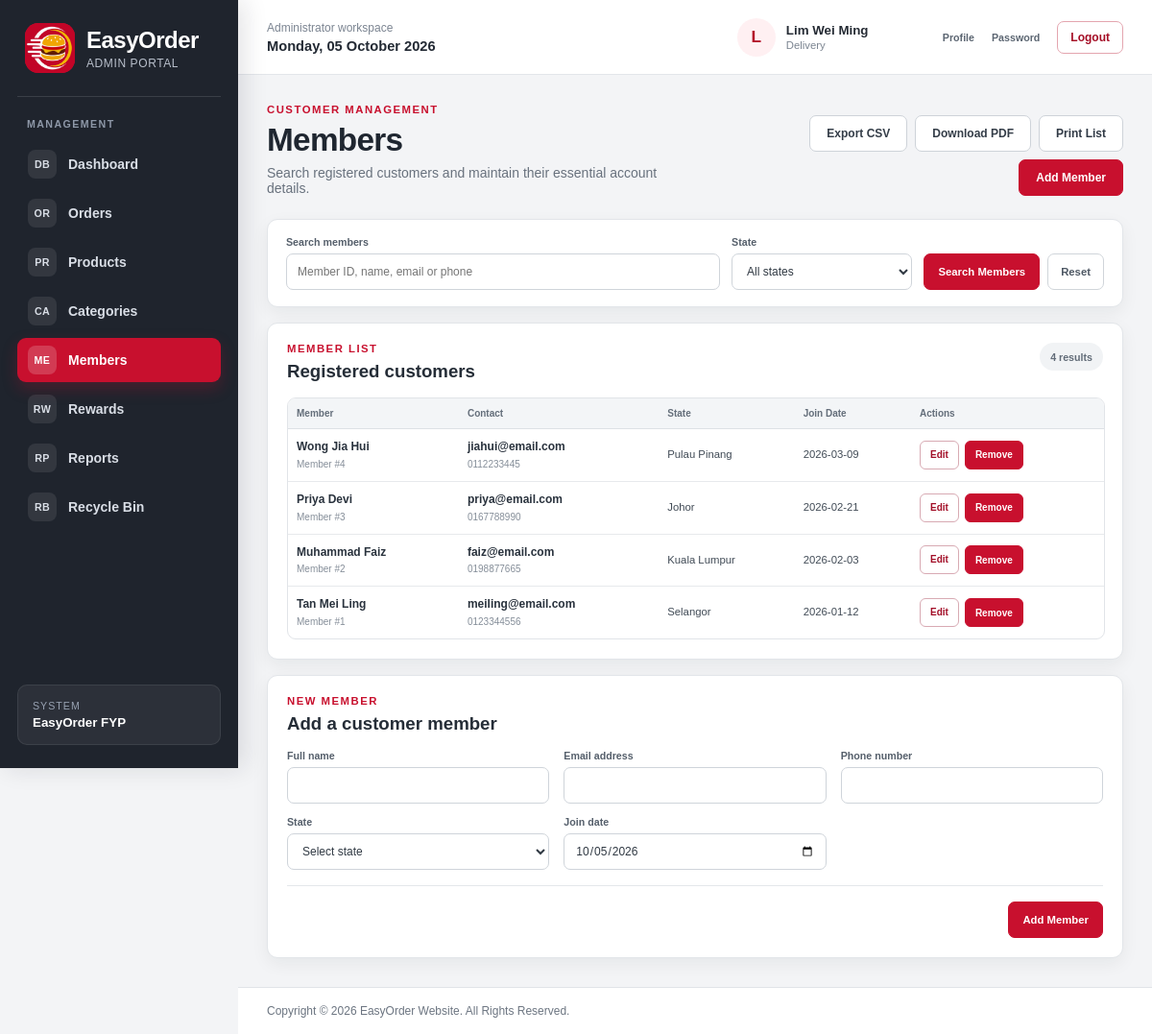
The page /admin_member.php (signed in) on the database as committed earlier.
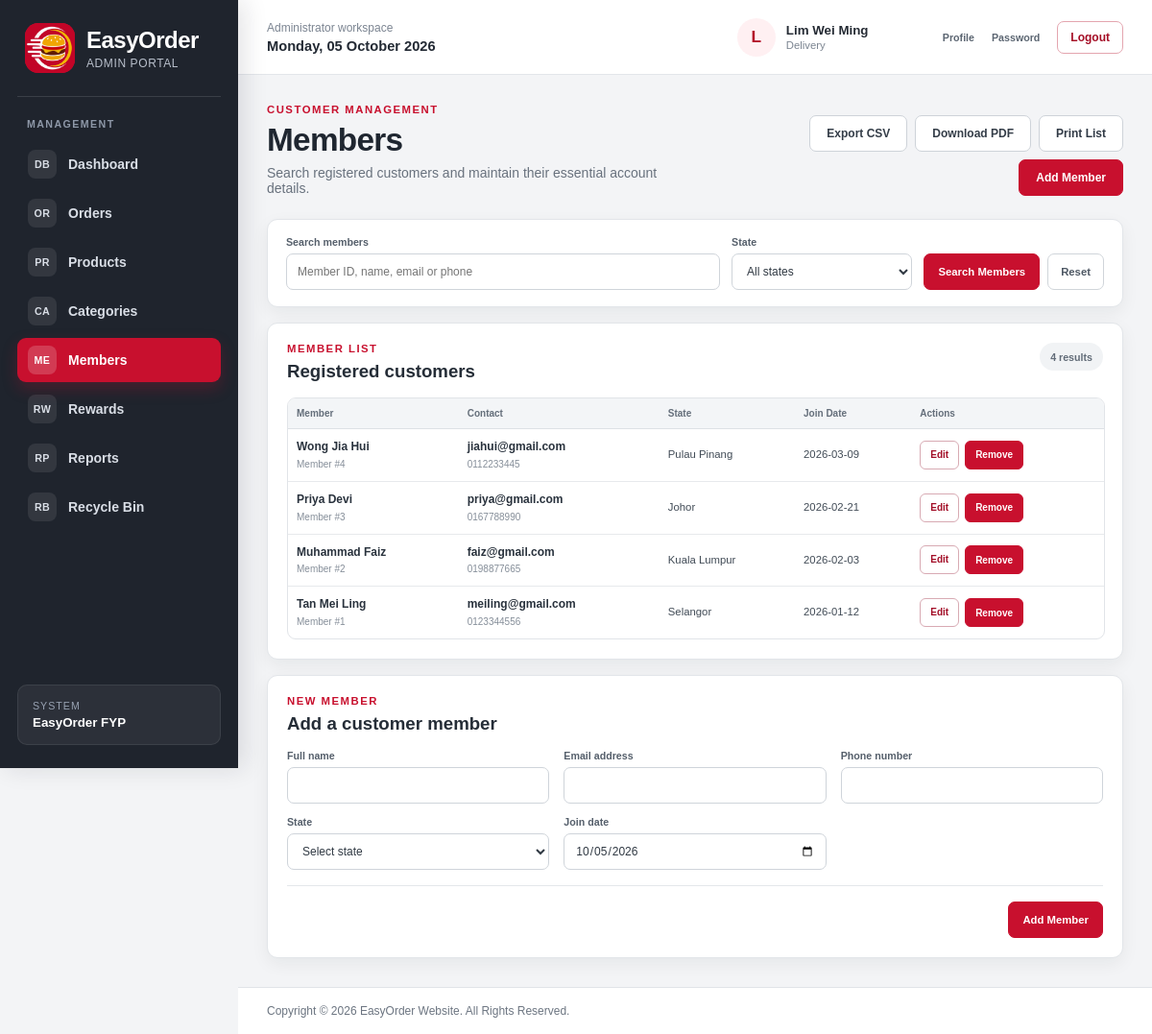
The same page on the database as committed later.
### tables this page shows
CREATE TABLE `staff` (
  `staff_id` char(5) NOT NULL,
  `staff_name` varchar(100) NOT NULL,
  `staff_role` varchar(20) NOT NULL,
  `staff_email` varchar(100) NOT NULL,
  `staff_phone` varchar(15) NOT NULL,
  `staff_password` varchar(50) NOT NULL,
  `staff_isDelete` int(1) NOT NULL DEFAULT 0
);

CREATE TABLE `member` (
  `member_id` int(11) NOT NULL,
  `member_name` varchar(100) NOT NULL,
  `member_email` varchar(100) NOT NULL,
  `member_password` varchar(255) NOT NULL,
  `member_phone` varchar(15) NOT NULL,
  `member_gender` varchar(10) NOT NULL,
  `member_dob` date NOT NULL,
  `member_address` varchar(140) NOT NULL DEFAULT '',
  `member_state` varchar(30) NOT NULL,
  `member_city` varchar(50) NOT NULL,
  `member_postcode` char(5) NOT NULL,
  `member_points` int(6) NOT NULL DEFAULT 0,
  `member_joindate` date NOT NULL,
  `member_isDelete` int(1) NOT NULL DEFAULT 0
);

### admin_member.php (the view, shortened to what this page needs)
<?php
include("dataconnection.php");
require_once("admin_shell.php");
function admin_member_html($value)
{
	return htmlspecialchars((string)$value,ENT_QUOTES,"UTF-8");
}
$search = trim((string)($_GET["search"] ?? ""));
$state_filter = trim((string)($_GET["state"] ?? ""));
$like_search = "%".$search."%";
$member_stmt = mysqli_prepare($connect,
	"SELECT member_id,member_name,member_email,member_phone,member_state,member_joindate
	 FROM member
	 WHERE member_isDelete=0
	 AND (?='' OR CAST(member_id AS CHAR) LIKE ? OR member_name LIKE ? OR member_email LIKE ? OR member_phone LIKE ?)
	 AND (?='' OR member_state=?)
	 ORDER BY member_id DESC");
$members = array();
if($member_stmt)
{
	mysqli_stmt_bind_param($member_stmt,"sssssss",$search,$like_search,$like_search,$like_search,$like_search,$state_filter,$state_filter);
	mysqli_stmt_execute($member_stmt);
	$member_result = mysqli_stmt_get_result($member_stmt);
	while($member_row = mysqli_fetch_assoc($member_result))
	{
		$members[] = $member_row;
	}
}
$editing_member = null;
$member_export_params = array("type"=>"members");
$member_export_url = "admin_export.php?".http_build_query($member_export_params);
$member_pdf_params = $member_export_params;
$member_pdf_params["format"] = "pdf";
$member_pdf_url = "admin_export.php?".http_build_query($member_pdf_params);
?>
<!DOCTYPE html>
<html lang="en">
<head>
	<link rel="stylesheet" href="style.css">
	<link rel="stylesheet" href="admin_style.css">
</head>
<body class="admin-body">
<?php easyorder_admin_shell_start("admin_member.php"); ?>
	<section class="admin-page-heading">
		<div>
			<p class="admin-eyebrow">CUSTOMER MANAGEMENT</p>
			<h1>Members</h1>
			<p>Search registered customers and maintain their essential account details.</p>
		</div>
		<div class="admin-output-actions">
			<a class="admin-secondary-link" href="<?php echo admin_member_html($member_export_url); ?>">Export CSV</a>
			<a class="admin-secondary-link" href="<?php echo admin_member_html($member_pdf_url); ?>">Download PDF</a>
			<button type="button" class="admin-secondary-button" onclick="window.print()">Print List</button>
			<a class="admin-primary-link" href="#member-editor">Add Member</a>
		</div>
	</section>
	<section class="admin-user-filter-panel">
		<form class="admin-user-filter-form" method="get" action="admin_member.php">
			<label class="admin-user-search">
				<span>Search members</span>
				<input type="search" name="search" value="<?php echo admin_member_html($search); ?>" placeholder="Member ID, name, email or phone">
			</label>
			<label>
				<span>State</span>
				<select name="state">
					<option value="">All states</option>
				</select>
			</label>
			<div class="admin-user-filter-actions">
				<button type="submit">Search Members</button>
				<a href="admin_member.php">Reset</a>
			</div>
		</form>
	</section>
	<section class="admin-user-results">
		<header class="admin-section-heading">
			<div>
				<p class="admin-eyebrow">MEMBER LIST</p>
				<h2>Registered customers</h2>
			</div>
			<span class="admin-user-result-meta"><?php echo count($members); ?> result<?php echo count($members)===1 ? "" : "s"; ?></span>
		</header>
		<div class="admin-user-table-wrap">
			<table class="admin-user-table admin-member-table">
				<thead>
					<tr><th>Member</th><th>Contact</th><th>State</th><th>Join Date</th><th class="admin-print-hide">Actions</th></tr>
				</thead>
				<tbody>
				<?php if(!$members): ?>
					<tr><td class="admin-list-empty" colspan="5">No members match the current search.</td></tr>
				<?php else: ?>
					<?php foreach($members as $member): ?>
						<tr>
							<td><strong><?php echo admin_member_html($member["member_name"]); ?></strong><small>Member #<?php echo (int)$member["member_id"]; ?></small></td>
							<td><strong><?php echo admin_member_html($member["member_email"]); ?></strong><small><?php echo admin_member_html($member["member_phone"]); ?></small></td>
							<td><?php echo admin_member_html($member["member_state"]); ?></td>
							<td><?php echo admin_member_html($member["member_joindate"]); ?></td>
							<td class="admin-print-hide">
								<div class="admin-user-row-actions">
									<a href="admin_member.php?edit=<?php echo (int)$member["member_id"]; ?>#member-editor">Edit</a>
									<form method="post" action="admin_member.php" onsubmit="return confirm('Remove this member?');">
										<button type="submit">Remove</button>
									</form>
								</div>
							</td>
						</tr>
					<?php endforeach; ?>
				<?php endif; ?>
				</tbody>
			</table>
		</div>
	</section>
	<section id="member-editor" class="admin-user-editor">
		<header class="admin-section-heading">
			<div>
				<p class="admin-eyebrow"><?php echo $editing_member ? "UPDATE MEMBER" : "NEW MEMBER"; ?></p>
				<h2><?php echo $editing_member ? "Edit ".admin_member_html($editing_member["member_name"]) : "Add a customer member"; ?></h2>
			</div>
		</header>
		<form class="admin-user-editor-form" method="post" action="admin_member.php">
			<div class="admin-user-fields">
				<label class="admin-form-field"><span>Full name</span><input type="text" name="member_name" minlength="2" maxlength="100" value="<?php echo admin_member_html($editing_member["member_name"] ?? ""); ?>" required></label>
				<label class="admin-form-field"><span>Email address</span><input type="email" name="member_email" maxlength="100" value="<?php echo admin_member_html($editing_member["member_email"] ?? ""); ?>" required></label>
				<label class="admin-form-field"><span>Phone number</span><input type="text" name="member_phone" inputmode="numeric" pattern="[0-9]{9,15}" minlength="9" maxlength="15" value="<?php echo admin_member_html($editing_member["member_phone"] ?? ""); ?>" required></label>
				<label class="admin-form-field"><span>State</span><select name="member_state" required><option value="">Select state</option></select></label>
				<label class="admin-form-field"><span>Join date</span><input type="date" name="member_joindate" value="<?php echo admin_member_html($editing_member["member_joindate"] ?? date("Y-m-d")); ?>" required></label>
			</div>
			<div class="admin-user-form-actions">
				<button type="submit"><?php echo $editing_member ? "Save Member Changes" : "Add Member"; ?></button>
			</div>
		</form>
	</section>
<?php easyorder_admin_shell_end(); ?>
</body>
</html>

### admin_shell.php (shortened to what this page needs)
<?php
if(!function_exists("easyorder_admin_shell_start"))
{
	function easyorder_admin_shell_start($active_page="")
	{
		global $connect;
		$admin_name = $_SESSION["admin_name"] ?? "Administrator";
		$admin_role = $_SESSION["admin_role"] ?? "Staff";
		if($connect && isset($_SESSION["admin_id"]))
		{
			$identity_stmt = mysqli_prepare($connect,"SELECT staff_name,staff_role FROM staff WHERE staff_id=? AND staff_isDelete=0 LIMIT 1");
			if($identity_stmt)
			{
				mysqli_stmt_bind_param($identity_stmt,"s",$_SESSION["admin_id"]);
				if(mysqli_stmt_execute($identity_stmt))
				{
					$identity_result = mysqli_stmt_get_result($identity_stmt);
					if($identity_row = mysqli_fetch_assoc($identity_result))
					{
						$admin_name = $identity_row["staff_name"];
						$admin_role = $identity_row["staff_role"];
					}
				}
			}
		}
		$navigation = array(
			array("page"=>"admin_dashboard.php","label"=>"Dashboard","icon"=>"DB"),
			array("page"=>"admin_order.php","label"=>"Orders","icon"=>"OR"),
			array("page"=>"admin_product.php","label"=>"Products","icon"=>"PR"),
			array("page"=>"admin_category.php","label"=>"Categories","icon"=>"CA"),
			array("page"=>"admin_member.php","label"=>"Members","icon"=>"ME"),
			array("page"=>"admin_reward.php","label"=>"Rewards","icon"=>"RW"),
			array("page"=>"admin_report.php","label"=>"Reports","icon"=>"RP"),
			array("page"=>"admin_restore.php","label"=>"Recycle Bin","icon"=>"RB")
		);
		$display_admin_role = $admin_role==="Manager" ? "Super Admin" : $admin_role;
		?>
		<div class="admin-app-shell">
			<aside class="admin-sidebar" aria-label="Administrator navigation">
				<a class="admin-brand" href="admin_dashboard.php" aria-label="EasyOrder administrator dashboard">
					<img src="image/logo.png" width="52" height="52" alt="EasyOrder logo">
					<span><strong>EasyOrder</strong><small>Admin Portal</small></span>
				</a>
				<nav class="admin-navigation">
					<p class="admin-navigation-label">MANAGEMENT</p>
					<?php foreach($navigation as $item): ?>
						<?php $is_active = $active_page===$item["page"]; ?>
						<a href="<?php echo htmlspecialchars($item["page"],ENT_QUOTES,"UTF-8"); ?>" class="<?php echo $is_active ? "active" : ""; ?>"<?php echo $is_active ? ' aria-current="page"' : ""; ?>>
							<span class="admin-nav-icon" aria-hidden="true"><?php echo htmlspecialchars($item["icon"],ENT_QUOTES,"UTF-8"); ?></span>
							<?php echo htmlspecialchars($item["label"],ENT_QUOTES,"UTF-8"); ?>
						</a>
					<?php endforeach; ?>
				</nav>
				<div class="admin-sidebar-note">
					<span>System</span>
					<strong>EasyOrder FYP</strong>
				</div>
			</aside>
			<div class="admin-workspace">
				<header class="admin-topbar">
					<div class="admin-topbar-context">
						<span>Administrator workspace</span>
						<strong><?php echo date("l, d F Y"); ?></strong>
					</div>
					<div class="admin-account-summary">
						<span class="admin-avatar" aria-hidden="true"><?php echo htmlspecialchars(strtoupper(substr($admin_name,0,1)),ENT_QUOTES,"UTF-8"); ?></span>
						<a class="admin-account-copy" href="admin_profile.php" aria-label="Open administrator profile">
							<strong><?php echo htmlspecialchars($admin_name,ENT_QUOTES,"UTF-8"); ?></strong>
							<small><?php echo htmlspecialchars($display_admin_role,ENT_QUOTES,"UTF-8"); ?></small>
						</a>
						<div class="admin-account-actions">
							<a href="admin_profile.php">Profile</a>
							<a href="admin_change_password.php">Password</a>
						</div>
						<a class="admin-logout-link" href="logout.php" onclick="return confirm('Are you sure you want to logout?')">Logout</a>
					</div>
				</header>
				<main id="main" class="admin-main">
		<?php
	}
}
if(!function_exists("easyorder_admin_shell_end"))
{
	function easyorder_admin_shell_end()
	{
		?>
				</main>
				<footer class="admin-footer">
					<p>Copyright &copy; 2026 EasyOrder Website. All Rights Reserved.</p>
				</footer>
			</div>
		</div>
		<?php
	}
}

### style.css (style rules this page uses)
* { font-family:Arial; }
body { background-color:#FFF8F0; color:#333333; margin:0px; }
#main { width:960px; margin:auto; padding:10px 0px 20px 0px; }
input[type="text"],input[type="password"],input[type="email"],input[type="number"],input[type="date"],textarea { border:1px solid #CCCCCC; border-radius:4px; padding:8px 10px 8px 10px; }
th { background-color:#C8102E; color:#FFFFFF; padding:10px; }
td { padding:8px; }
footer { background-color:#2B2B2B; color:#FFFFFF; text-align:center; padding:20px 10px 20px 10px; margin-top:30px; }

Rows that differ between the two databases and show on the page:
changed member "Wong Jia Hui": member_email "jiahui@email.com" → "jiahui@gmail.com"
changed member "Priya Devi": member_email "priya@email.com" → "priya@gmail.com"
changed member "Muhammad Faiz": member_email "faiz@email.com" → "faiz@gmail.com"
changed member "Tan Mei Ling": member_email "meiling@email.com" → "meiling@gmail.com"
